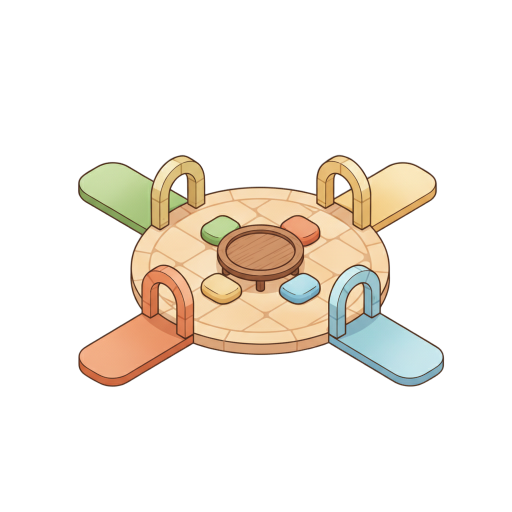
#> input picture assets/zodiac/png/space_balanced.png, 1024 x 1024 px (shown at 1/2 size); its folder holds only this picture in this run
$ python publish_zodiac.py
#> lines starting #> are read from the running program, lines starting #| are printed output that depends on the picture
# -*- coding: utf-8 -*-
"""
12지신 리소스를 웹에서 쓸 수 있게 public/zodiac/ 으로 배포한다.

assets/zodiac/png/ (투명 PNG, 1024px) 를 읽어
public/zodiac/ 에 웹 최적화본(여백 크롭 + 리사이즈 + 압축)으로 저장.

배포 대상:
  zodiac_*.png         캐릭터 / 역할(zodiac_*_role_*.png) - 320px
  space_*.png          공간 배경 - 480px (엠블럼 128px + 레티나 여유)

사용법:
  python scripts/publish_zodiac.py           # 기본 320px
  python scripts/publish_zodiac.py --size 512
"""

import argparse
import sys
from pathlib import Path

PROJECT_ROOT = Path(__file__).resolve().parent.parent
SRC_DIR = PROJECT_ROOT / "assets" / "zodiac" / "png"
OUT_DIR = PROJECT_ROOT / "public" / "zodiac"

# 배포 대상 glob 패턴
SRC_PATTERNS = ("zodiac_*.png", "space_*.png")


def classify(name: str) -> str:
    """파일명으로 리소스 종류를 판별한다."""
    if name.startswith("space_"):
        return "space"
    if "_role_" in name:
        return "role"
    return "character"


def main():
    ap = argparse.ArgumentParser(description="12지신 리소스 웹 배포")
    ap.add_argument("--size", type=int, default=320, help="긴 변 기준 출력 크기(px)")
    ap.add_argument("--space-size", type=int, default=480,
                    help="space_ 이미지의 긴 변 기준 출력 크기(px)")
    ap.add_argument("--padding", type=int, default=8, help="크롭 후 남길 여백(px)")
    args = ap.parse_args()

    try:
        from PIL import Image
    except ImportError:
        sys.exit("[ERROR] pip install pillow 후 실행하세요.")

    files = []
    for pattern in SRC_PATTERNS:
        files.extend(SRC_DIR.glob(pattern))
    files = sorted(set(files))

    if not files:
        sys.exit(f"[ERROR] {SRC_DIR} 에 투명 PNG가 없습니다. "
                 "먼저 generate_zodiac.py --remove-bg 를 실행하세요.")

    counts = {"character": 0, "role": 0, "space": 0}
    for f in files:
        counts[classify(f.name)] += 1

    if counts["space"] == 0:
        print("[INFO] space PNG가 아직 없어 배포 대상 0건")

    OUT_DIR.mkdir(parents=True, exist_ok=True)
    total = 0
    for f in files:
        kind = classify(f.name)
        target_size = args.space_size if kind == "space" else args.size

        im = Image.open(f).convert("RGBA")
#> im is the input picture: PIL image 1024x1024 RGBA; mean R, G, B, A 43.5, 37.6, 29.7, 53.6
        # 알파 채널 기준으로 유효 영역만 크롭
        bbox = im.split()[3].getbbox()
#> bbox = (155, 308, 890, 775)
        if bbox:
            l, t, r, b = bbox
#> l = 155; t = 308; r = 890; b = 775
            p = args.padding
            im = im.crop((max(l - p, 0), max(t - p, 0),
                          min(r + p, im.width), min(b + p, im.height)))
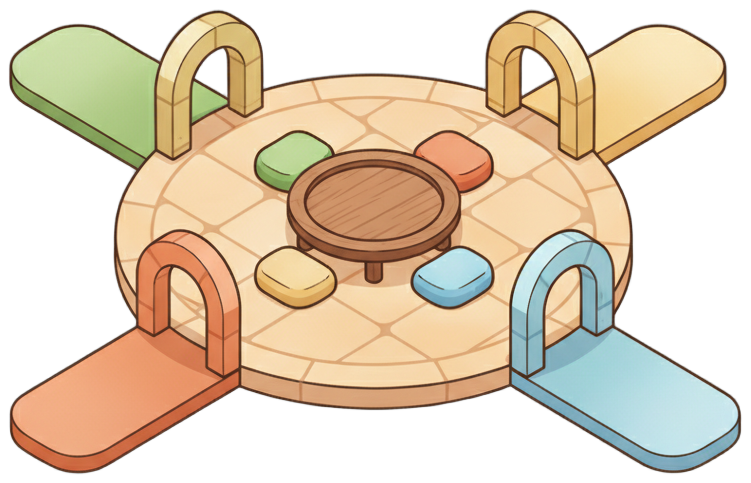
#> im: PIL image 751x483 RGBA; mean R, G, B, A 125.7, 108.8, 85.8, 154.8; transparent parts drawn white
        # 긴 변을 대상 크기로 맞춰 축소 (space: 480px, zodiac: 320px)
        scale = target_size / max(im.width, im.height)
#> scale = 0.639
        if scale < 1:
            im = im.resize((max(round(im.width * scale), 1),
                            max(round(im.height * scale), 1)), Image.LANCZOS)
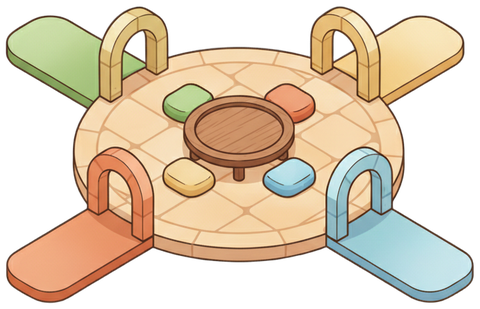
#> im: PIL image 480x309 RGBA; mean R, G, B, A 126.8, 109.5, 86.4, 154.9; transparent parts drawn white
        out = OUT_DIR / f.name
        im.save(out, "PNG", optimize=True)
        webp_out = OUT_DIR / f"{f.stem}.webp"
        im.save(webp_out, "WEBP", quality=88)
#> (the run stopped early here; a loop or call above may not have finished)
